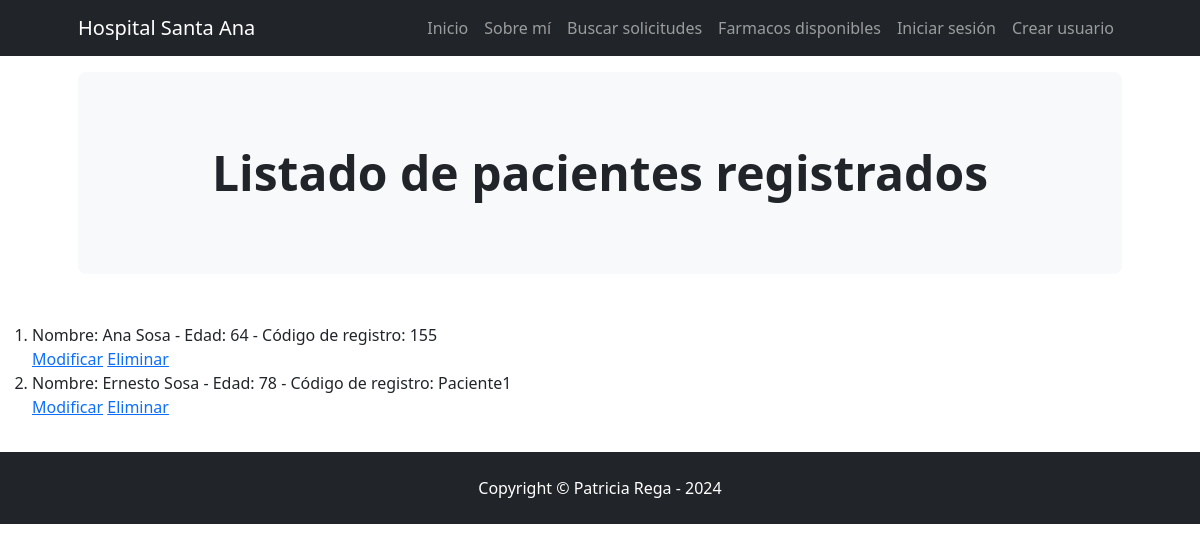
The app's page /AppCoder/ver_pacientes/ with its own data.
### AppCoder/models.py (models this page shows, shortened)
class Paciente(models.Model):
    nombre = models.CharField(max_length=30)
    apellido = models.CharField(max_length=30)
    edad = models.IntegerField()
    cod_paciente = models.CharField(max_length=10)

### AppCoder/views.py (the view)
# urls.py: path("ver_pacientes/", ver_pacientes, name = 'ver pacientes'),
def ver_pacientes(request):
    todos_pacientes = Paciente.objects.all()
    return render(request, "ver_pacientes.html", {"total":todos_pacientes})

### AppCoder/templates/ver_pacientes.html
{% extends "padre.html" %}
{% block encabezado %}
Listado de pacientes registrados
{% endblock %}
{%block cuerpo%}
<ol>
    {% for valor in total %}
    <li> Nombre: {{valor.nombre}} {{valor.apellido}} - Edad: {{valor.edad}} - Código de registro: {{valor.cod_paciente}} </li>
    <a href="{% url 'Editar paciente' valor.id %}">Modificar</a>
    <a href="{% url 'Eliminar paciente' valor.id %}">Eliminar</a>
    {% endfor %}
</ol>
{% endblock %}

### records on screen
Paciente: nombre "Ana", apellido "Sosa", edad "64", cod_paciente "155"
Paciente: nombre "Ernesto", apellido "Sosa", edad "78", cod_paciente "Paciente1"
